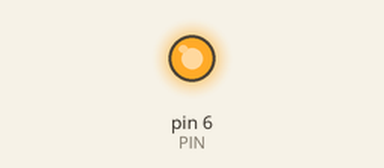
The sketch below on a simulated Arduino Uno, built with avr-gcc and run on an emulated ATmega328P. Shown: output pins drawn as LEDs (lit = HIGH).

Above: at 0.1 s.
Timing chart, 0 to 1.6 s (numbered marks = the images above):
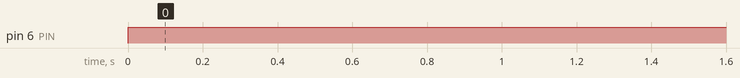

The sketch:

Assignment2.ino
```cpp
#include <Adafruit_NeoPixel.h>

#define PIN     6

Adafruit_NeoPixel strip = Adafruit_NeoPixel(2, PIN, NEO_GRB + NEO_KHZ800);

void setup() {
  pinMode(PIN, OUTPUT);  // tells the program that this pin is for output
}

void loop() {
  digitalWrite(PIN, HIGH); // turn on LED
  }
```

Measured:
- by itself, pin 6 (PIN): LOW → HIGH at 0.00 s
